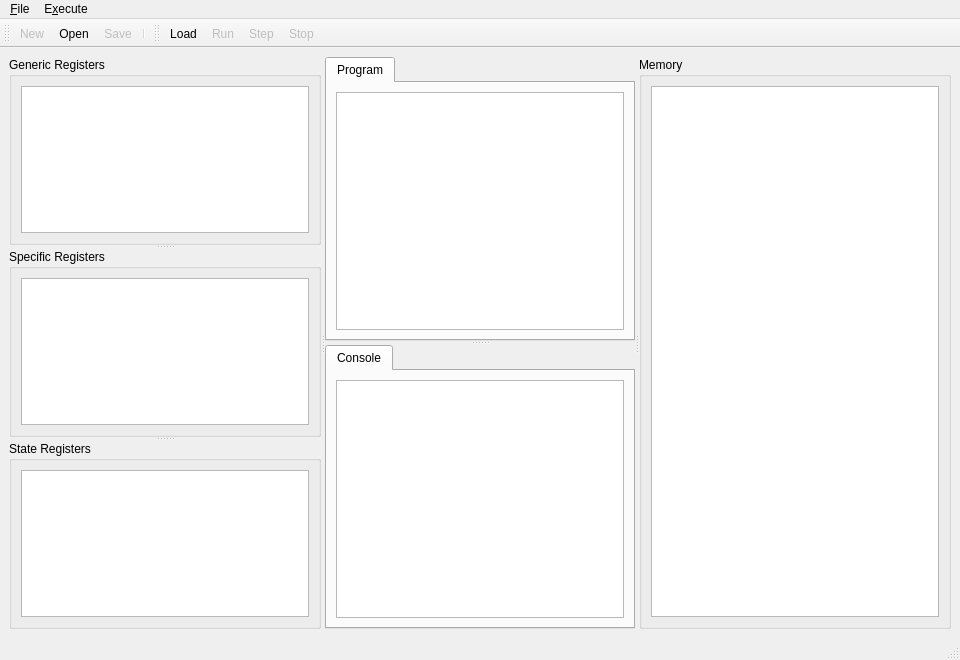
<?xml version="1.0" encoding="UTF-8"?>
<ui version="4.0">
 <class>MainWindow</class>
 <widget class="QMainWindow" name="MainWindow">
  <property name="enabled">
   <bool>true</bool>
  </property>
  <property name="geometry">
   <rect>
    <x>0</x>
    <y>0</y>
    <width>960</width>
    <height>660</height>
   </rect>
  </property>
  <property name="windowTitle">
   <string>8086 Simulator</string>
  </property>
  <property name="windowIcon">
   <iconset theme="cpu">
    <normaloff>.</normaloff>.</iconset>
  </property>
  <widget class="QWidget" name="mainwidget">
   <layout class="QHBoxLayout" name="horizontalLayout">
    <item>
     <widget class="QSplitter" name="mainsplitter">
      <property name="orientation">
       <enum>Qt::Horizontal</enum>
      </property>
      <property name="childrenCollapsible">
       <bool>false</bool>
      </property>
      <widget class="QWidget" name="leftwidget" native="true">
       <layout class="QGridLayout" name="gridLayout_11">
        <item row="0" column="0">
         <widget class="QSplitter" name="leftsplitter">
          <property name="orientation">
           <enum>Qt::Vertical</enum>
          </property>
          <property name="childrenCollapsible">
           <bool>false</bool>
          </property>
          <widget class="QGroupBox" name="grpGenRegs">
           <property name="title">
            <string>Generic Registers</string>
           </property>
           <layout class="QVBoxLayout" name="verticalLayout">
            <item>
             <widget class="QTreeView" name="treeGenericRegs"/>
            </item>
           </layout>
          </widget>
          <widget class="QGroupBox" name="grpSpecRegs">
           <property name="title">
            <string>Specific Registers</string>
           </property>
           <layout class="QVBoxLayout" name="verticalLayout_2">
            <item>
             <widget class="QTreeView" name="treeSpecificRegs"/>
            </item>
           </layout>
          </widget>
          <widget class="QGroupBox" name="grpStateRegs">
           <property name="title">
            <string>State Registers</string>
           </property>
           <layout class="QVBoxLayout" name="verticalLayout_3">
            <item>
             <widget class="QTreeView" name="treeStateRegs"/>
            </item>
           </layout>
          </widget>
         </widget>
        </item>
       </layout>
      </widget>
      <widget class="QWidget" name="midwidget" native="true">
       <property name="enabled">
        <bool>true</bool>
       </property>
       <layout class="QGridLayout" name="gridLayout_10">
        <item row="0" column="0">
         <widget class="QSplitter" name="middlesplitter">
          <property name="orientation">
           <enum>Qt::Vertical</enum>
          </property>
          <property name="childrenCollapsible">
           <bool>false</bool>
          </property>
          <widget class="QTabWidget" name="mainTabWidget">
           <property name="currentIndex">
            <number>0</number>
           </property>
           <widget class="QWidget" name="tabPrg">
            <attribute name="icon">
             <iconset theme="document-edit">
              <normaloff>.</normaloff>.</iconset>
            </attribute>
            <attribute name="title">
             <string>Program</string>
            </attribute>
            <attribute name="toolTip">
             <string>Assembly code</string>
            </attribute>
            <layout class="QGridLayout" name="gridLayout_5">
             <item row="0" column="0">
              <widget class="CodeEditor" name="asmEdit">
               <property name="font">
                <font>
                 <family>.SF NS Text</family>
                 <pointsize>10</pointsize>
                </font>
               </property>
              </widget>
             </item>
            </layout>
           </widget>
          </widget>
          <widget class="QTabWidget" name="bottomTabWidget">
           <property name="enabled">
            <bool>true</bool>
           </property>
           <widget class="QWidget" name="tabConsole">
            <attribute name="title">
             <string>Console</string>
            </attribute>
            <layout class="QGridLayout" name="gridLayout">
             <item row="0" column="0">
              <widget class="QPlainTextEdit" name="txtConsole">
               <property name="font">
                <font>
                 <family>.SF NS Text</family>
                 <pointsize>10</pointsize>
                </font>
               </property>
               <property name="lineWrapMode">
                <enum>QPlainTextEdit::NoWrap</enum>
               </property>
               <property name="textInteractionFlags">
                <set>Qt::TextSelectableByKeyboard|Qt::TextSelectableByMouse</set>
               </property>
              </widget>
             </item>
            </layout>
           </widget>
          </widget>
         </widget>
        </item>
       </layout>
      </widget>
      <widget class="QWidget" name="rightWidget" native="true">
       <layout class="QGridLayout" name="gridLayout_2">
        <item row="0" column="0">
         <widget class="QSplitter" name="memorySplitter">
          <property name="orientation">
           <enum>Qt::Vertical</enum>
          </property>
          <widget class="QGroupBox" name="grpMemory">
           <property name="title">
            <string>Memory</string>
           </property>
           <layout class="QVBoxLayout" name="verticalLayout_4">
            <item>
             <widget class="QTreeView" name="treeMemory">
              <property name="alternatingRowColors">
               <bool>true</bool>
              </property>
              <property name="rootIsDecorated">
               <bool>false</bool>
              </property>
             </widget>
            </item>
           </layout>
          </widget>
         </widget>
        </item>
       </layout>
      </widget>
     </widget>
    </item>
   </layout>
  </widget>
  <widget class="QMenuBar" name="menubar">
   <property name="geometry">
    <rect>
     <x>0</x>
     <y>0</y>
     <width>960</width>
     <height>22</height>
    </rect>
   </property>
   <widget class="QMenu" name="menuFile">
    <property name="title">
     <string>&amp;File</string>
    </property>
    <addaction name="actionNew"/>
    <addaction name="actionOpen"/>
    <addaction name="actionSave"/>
    <addaction name="separator"/>
    <addaction name="actionQuit"/>
   </widget>
   <widget class="QMenu" name="menuExecute">
    <property name="title">
     <string>E&amp;xecute</string>
    </property>
    <addaction name="actionLoad"/>
    <addaction name="separator"/>
    <addaction name="actionRun"/>
    <addaction name="actionStep"/>
    <addaction name="actionMicrostep "/>
    <addaction name="actionStop"/>
   </widget>
   <addaction name="menuFile"/>
   <addaction name="menuExecute"/>
  </widget>
  <widget class="QStatusBar" name="statusbar"/>
  <widget class="QToolBar" name="toolbarDefault">
   <property name="windowTitle">
    <string>Default bar</string>
   </property>
   <attribute name="toolBarArea">
    <enum>TopToolBarArea</enum>
   </attribute>
   <attribute name="toolBarBreak">
    <bool>false</bool>
   </attribute>
   <addaction name="actionNew"/>
   <addaction name="actionOpen"/>
   <addaction name="actionSave"/>
   <addaction name="separator"/>
  </widget>
  <widget class="QToolBar" name="toolbarRun">
   <property name="windowTitle">
    <string>Execute bar</string>
   </property>
   <property name="toolButtonStyle">
    <enum>Qt::ToolButtonTextBesideIcon</enum>
   </property>
   <attribute name="toolBarArea">
    <enum>TopToolBarArea</enum>
   </attribute>
   <attribute name="toolBarBreak">
    <bool>false</bool>
   </attribute>
   <addaction name="actionLoad"/>
   <addaction name="actionRun"/>
   <addaction name="actionStep"/>
   <addaction name="actionMicrostep "/>
   <addaction name="actionStop"/>
  </widget>
  <action name="actionNew">
   <property name="enabled">
    <bool>false</bool>
   </property>
   <property name="icon">
    <iconset theme="document-new">
     <normaloff>.</normaloff>.</iconset>
   </property>
   <property name="text">
    <string>&amp;New</string>
   </property>
   <property name="toolTip">
    <string>Create a new program</string>
   </property>
   <property name="statusTip">
    <string>Start a new program</string>
   </property>
   <property name="shortcut">
    <string>Ctrl+N</string>
   </property>
  </action>
  <action name="actionOpen">
   <property name="icon">
    <iconset theme="document-open">
     <normaloff>.</normaloff>.</iconset>
   </property>
   <property name="text">
    <string>&amp;Open</string>
   </property>
   <property name="toolTip">
    <string>Open a saved program</string>
   </property>
   <property name="statusTip">
    <string>Choose a new program to view</string>
   </property>
   <property name="shortcut">
    <string>Ctrl+O</string>
   </property>
  </action>
  <action name="actionSave">
   <property name="enabled">
    <bool>false</bool>
   </property>
   <property name="icon">
    <iconset theme="document-save">
     <normaloff>.</normaloff>.</iconset>
   </property>
   <property name="text">
    <string>&amp;Save</string>
   </property>
   <property name="toolTip">
    <string>Save current program</string>
   </property>
   <property name="statusTip">
    <string>Save current program on disk</string>
   </property>
   <property name="shortcut">
    <string>Ctrl+S</string>
   </property>
  </action>
  <action name="actionQuit">
   <property name="icon">
    <iconset theme="application-exit">
     <normaloff>.</normaloff>.</iconset>
   </property>
   <property name="text">
    <string>&amp;Quit</string>
   </property>
   <property name="statusTip">
    <string>Exit from Austro Simulator</string>
   </property>
   <property name="shortcut">
    <string>Ctrl+Q</string>
   </property>
  </action>
  <action name="actionLoad">
   <property name="icon">
    <iconset theme="media-flash">
     <normaloff>.</normaloff>.</iconset>
   </property>
   <property name="text">
    <string>&amp;Load</string>
   </property>
   <property name="toolTip">
    <string>Load program on memory</string>
   </property>
   <property name="statusTip">
    <string>Load current program on simulator's memory</string>
   </property>
   <property name="shortcut">
    <string>Ctrl+L</string>
   </property>
  </action>
  <action name="actionRun">
   <property name="enabled">
    <bool>false</bool>
   </property>
   <property name="icon">
    <iconset theme="system-run">
     <normaloff>.</normaloff>.</iconset>
   </property>
   <property name="text">
    <string>&amp;Run</string>
   </property>
   <property name="toolTip">
    <string>Run all instructions until the end</string>
   </property>
   <property name="statusTip">
    <string>Run whole program</string>
   </property>
   <property name="shortcut">
    <string>F5</string>
   </property>
  </action>
  <action name="actionStep">
   <property name="enabled">
    <bool>false</bool>
   </property>
   <property name="icon">
    <iconset theme="debug-step-over">
     <normaloff>.</normaloff>.</iconset>
   </property>
   <property name="text">
    <string>&amp;Step</string>
   </property>
   <property name="toolTip">
    <string>Step over current instruction</string>
   </property>
   <property name="statusTip">
    <string>Instruction by instruction execution</string>
   </property>
   <property name="shortcut">
    <string>F8</string>
   </property>
  </action>
  <action name="actionMicrostep ">
   <property name="enabled">
    <bool>false</bool>
   </property>
   <property name="icon">
    <iconset theme="debug-step-into">
     <normaloff>.</normaloff>.</iconset>
   </property>
   <property name="text">
    <string>&amp;Micro-step</string>
   </property>
   <property name="toolTip">
    <string>See steps until the end of instruction</string>
   </property>
   <property name="statusTip">
    <string>Show small steps to execute each instruction</string>
   </property>
   <property name="shortcut">
    <string>F9</string>
   </property>
   <property name="visible">
    <bool>false</bool>
   </property>
  </action>
  <action name="actionStop">
   <property name="enabled">
    <bool>false</bool>
   </property>
   <property name="icon">
    <iconset theme="process-stop">
     <normaloff>.</normaloff>.</iconset>
   </property>
   <property name="text">
    <string>St&amp;op</string>
   </property>
   <property name="toolTip">
    <string>Stop the computer execution</string>
   </property>
   <property name="statusTip">
    <string>Stop program execution</string>
   </property>
   <property name="shortcut">
    <string>F10, F10</string>
   </property>
  </action>
  <action name="actionAbout">
   <property name="icon">
    <iconset theme="help-about">
     <normaloff>.</normaloff>.</iconset>
   </property>
   <property name="text">
    <string>&amp;About</string>
   </property>
   <property name="statusTip">
    <string>About Austro Simulator</string>
   </property>
  </action>
  <action name="actionAboutQt">
   <property name="text">
    <string>About &amp;Qt</string>
   </property>
   <property name="statusTip">
    <string>About Qt</string>
   </property>
  </action>
 </widget>
 <customwidgets>
  <customwidget>
   <class>CodeEditor</class>
   <extends>QPlainTextEdit</extends>
   <header>austro/ui/codeeditor.h</header>
  </customwidget>
 </customwidgets>
 <tabstops>
  <tabstop>asmEdit</tabstop>
  <tabstop>treeGenericRegs</tabstop>
  <tabstop>treeSpecificRegs</tabstop>
  <tabstop>treeStateRegs</tabstop>
  <tabstop>treeMemory</tabstop>
  <tabstop>txtConsole</tabstop>
  <tabstop>mainTabWidget</tabstop>
  <tabstop>bottomTabWidget</tabstop>
 </tabstops>
 <resources/>
 <connections>
  <connection>
   <sender>actionQuit</sender>
   <signal>triggered()</signal>
   <receiver>MainWindow</receiver>
   <slot>close()</slot>
   <hints>
    <hint type="sourcelabel">
     <x>-1</x>
     <y>-1</y>
    </hint>
    <hint type="destinationlabel">
     <x>399</x>
     <y>299</y>
    </hint>
   </hints>
  </connection>
 </connections>
</ui>
